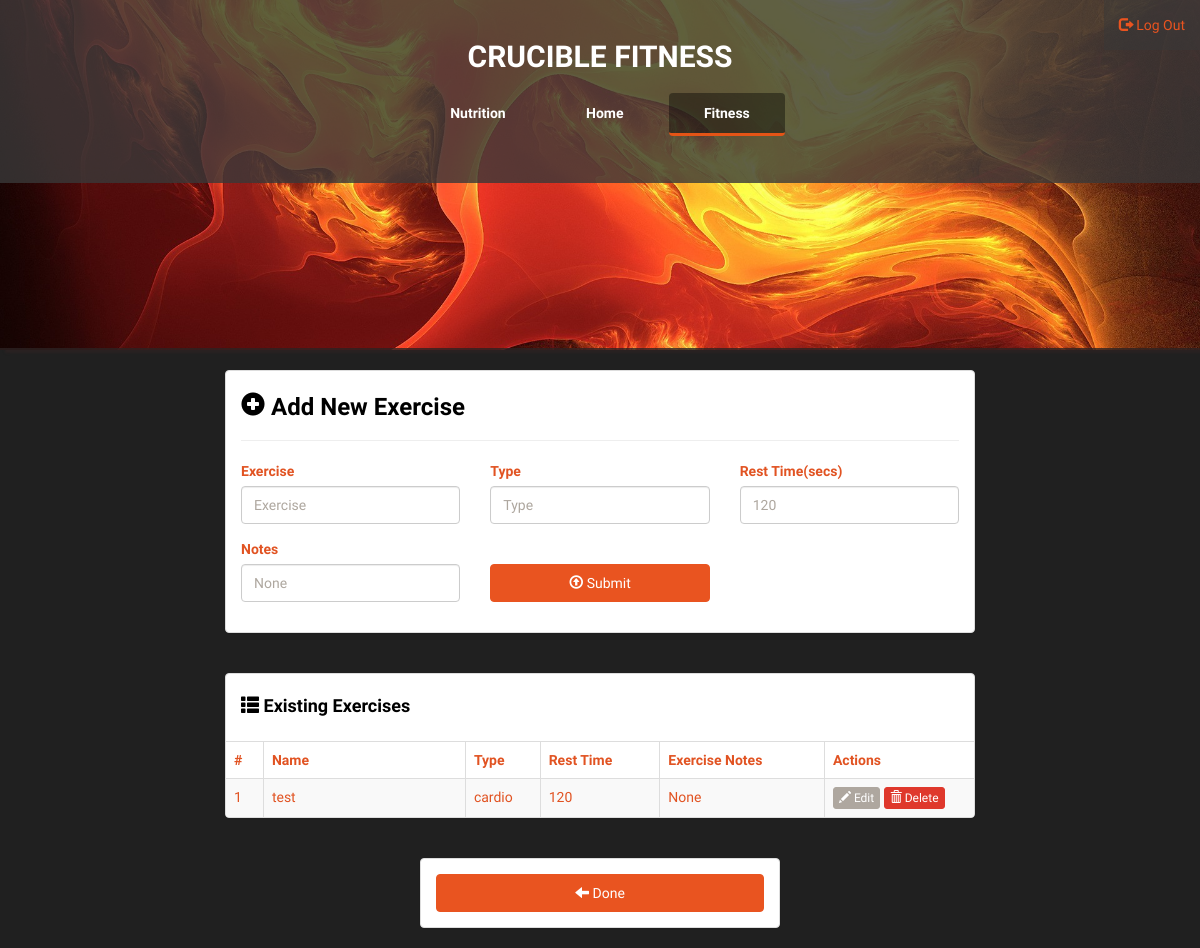
Screenshot of /add_exercise (signed in) with the database file from the repository.
### cruciblefit/models.py (models this page shows, shortened)
class Exercise(db.Model):
    id = db.Column(db.Integer, primary_key=True)
    user_id = db.Column(db.Integer, db.ForeignKey('user.id'))
    workouts_link = db.relationship('WorkoutExercise', back_populates='exercise', lazy='dynamic')
    name = db.Column(db.String(50), nullable=False)
    type = db.Column(db.String(50), nullable=True, default='other')
    exercise_note = db.Column(db.String(1000), nullable=True)
    rest_time = db.Column(db.Integer, nullable=True, default=0)

### cruciblefit/start/routes.py (the view)
@start.route("/add_exercise")
@login_required
def exercises_overview():
    exercises = Exercise.query.filter((Exercise.user_id == current_user.id) | (Exercise.user_id == None)).all()
    return render_template("add_exercise.html", user=current_user, exercises=exercises, exercise=None)

### cruciblefit/__init__.py (called while the page is built)
def create_app():
    app = Flask(__name__)
    app.config['SECRET_KEY'] = 'supersecretkey'
    app.config['SQLALCHEMY_DATABASE_URI'] = 'sqlite:///crucible_data.db'
    db.init_app(app)
    app.register_blueprint(start)
    app.register_blueprint(auth)
    from . import models  # do not delete or move this, it is needed for the database to load properly
    with app.app_context():
        db.create_all()
    login_manager = LoginManager()
    login_manager.login_view = 'auth.login'
    login_manager.init_app(app)
    @login_manager.user_loader
    def load_user(id):
        return models.User.query.get(int(id))
    return app

### cruciblefit/templates/add_exercise.html (shortened to what this page needs)
{% extends "app_base.html" %}
{% block tabs %}
    <li role="presentation">
        <a href="{{ url_for('start.meals_overview') }}" title="View Meals">Nutrition</a>
    </li>
    <li role="presentation">
        <a href="{{ url_for('start.home') }}" title="Home">Home</a>
    </li>
    <li role="presentation" class="active">
        <a href="{{ url_for('start.fitness_overview') }}" title="View Workouts">Fitness</a>
    </li>
{% endblock %}
{% block content %}
    <div class="row t20">
        <div class="col-lg-8 col-lg-offset-2">
            <div class="panel panel-default">
                <div class="panel-body">
                    <h3 class="lean-h text-black">
                        <i class="glyphicon glyphicon-plus-sign"></i> Add New Exercise
                    </h3>
                    <hr/>
                    <form action="{{ url_for('start.exercises_overview') }}" method="POST" role="form">
                        <div class="row">
                            <div class="col-lg-4">
                                <div class="form-group">
                                    <label for="exercise-name">Exercise</label>
                                    <input type="text" class="form-control" id="exercise-name" name="exercise-name"
                                           required
                                           placeholder="Exercise" value="{{ exercise.name }}" autofocus>
                                </div>
                            </div>
                            <div class="col-lg-4">
                                <div class="form-group">
                                    <label for="protein">Type</label>
                                    <input type="text" class="form-control" id="ex-type" name="ex-type" required
                                           placeholder="Type" value="{{ exercise.type }}">
                                </div>
                            </div>
                            <div class="col-lg-4">
                                <div class="form-group">
                                    <label for="carbohydrates">Rest Time(secs)</label>
                                    <input type="number" class="form-control" id="rest-time" name="rest-time"
                                           required
                                           placeholder="120" value="{{ exercise.rest_time }}">
                                </div>
                            </div>
                        </div>
                        <div class="row">
                            <div class="col-lg-4">
                                <div class="form-group">
                                    <label for="fat">Notes</label>
                                    <input type="text" class="form-control" id="notes" name="notes" placeholder="None"
                                           value="{{ exercise.exercise_note }}">
                                </div>
                            </div>
                            <div class="col-lg-4">
                                <div class="form-group">
                                    <button type="submit" class="btn btn-primary btn-block">
                                        <i class="glyphicon glyphicon-upload"></i> Submit
                                    </button>
                                </div>
                            </div>
                        </div>
                    </form>
                </div>
            </div>
        </div>
    </div>
    <div class="row t20">
        <div class="col-lg-8 col-lg-offset-2">
            <div class="panel panel-default">
                <div class="panel-body">
                    <h4 class="lean-h text-black">
                        <i class="glyphicon glyphicon-th-list"></i> Existing Exercises
                    </h4>
                </div>
                <div class="table-responsive">
                    <table class="table table-striped table-hover table-bordered">
                        <thead>
                        <tr>
                            <th style="width: 5%;">#</th>
                            <th>Name</th>
                            <th style="width: 10%;">Type</th>
                            <th style="width: 16%;">Rest Time</th>
                            <th style="width: 22%;">Exercise Notes</th>
                            <th style="width: 20%;">Actions</th>
                        </tr>
                        </thead>
                        <tbody>
                        {% for exercise in exercises %}
                            <tr>
                                <td>{{ loop.index }}</td>
                                <td>{{ exercise.name }}</td>
                                <td>{{ exercise.type }}</td>
                                <td>{{ exercise.rest_time }}</td>
                                <td>{{ exercise.exercise_note }}</td>
                                <td>
                                    <a href="{{ url_for('start.edit_exercise_item', exercise_id=exercise.id) }}"
                                       class="btn btn-default btn-xs">
                                        <i class="glyphicon glyphicon-pencil"></i> Edit
                                    </a>
                                    <a href="{{ url_for('start.delete_exercise', exercise_id=exercise.id) }}"
                                       class="btn btn-danger btn-xs">
                                        <i class="glyphicon glyphicon-trash"></i> Delete
                                    </a>
                                </td>
                            </tr>
                        {% endfor %}
                        </tbody>
                    </table>
                </div>
            </div>
        </div>
    </div>
    <div class="row t20">
        <div class="col-lg-4 col-lg-offset-4">
            <div class="panel panel-default">
                <div class="panel-body">
                    <a href="{{ url_for('start.fitness_overview') }}" class="btn btn-primary btn-block">
                        <i class="glyphicon glyphicon-arrow-left"></i> Done
                    </a>
                </div>
            </div>
        </div>
    </div>
{% endblock %}

### cruciblefit/static/styles.css (style rules this page uses)
body { background: rgb(32, 32, 32); font-family: 'Ubuntu', sans-serif; color: #e15322 }
.t20 { margin-top: 20px; }
.nav-pills > li.active > a, .nav-pills > li.active > a:hover, .nav-pills > li.active > a:focus { color: white; border-bottom: 3px solid #e45416; font-weight: bolder; background: rgba(0, 0, 0, .4); }
.nav-justified > li > a { color: white; font-weight: bolder; }
.nav-pills > li + li { padding-left: 10px; }
.lean-h { margin-top: 5px; margin-bottom: 10px; font-weight: bolder; }
.text-black { color: black !important; }

### rows the page displays
Exercise: name "test", type "cardio", rest_time "120", exercise_note "None"
